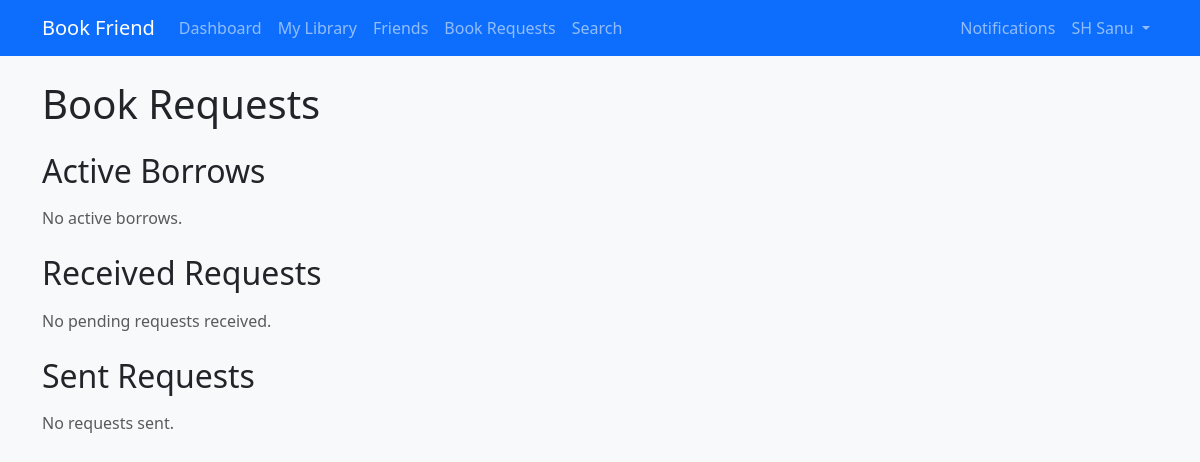
/books/requests/ (signed in), run on an earlier commit of the app's database.
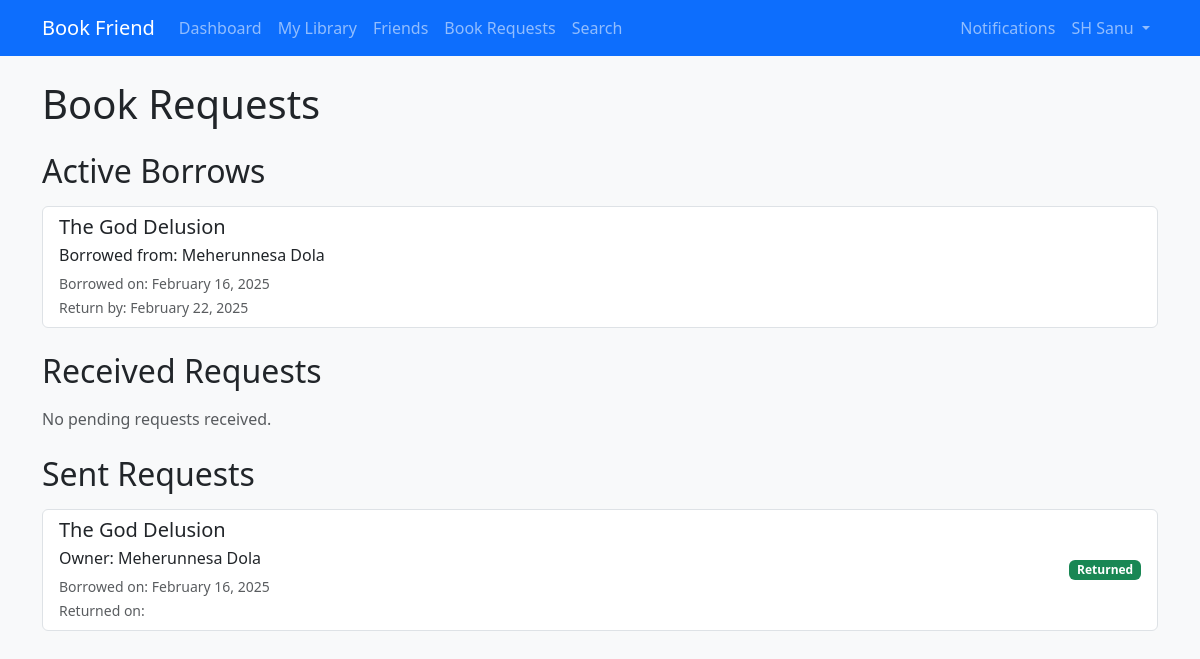
And on a later commit of the database.
### Core/models.py (models this page shows, shortened)
class BookRequest(models.Model):
    STATUS_CHOICES = [
        ('pending', 'Pending'),
        ('accepted', 'Accepted'),
        ('declined', 'Declined'),
        ('returned', 'Returned'),
    ]
    book = models.ForeignKey(Book, on_delete=models.CASCADE)
    borrower = models.ForeignKey(User, related_name='book_requests_sent', on_delete=models.CASCADE)
    return_date = models.DateField()
    status = models.CharField(max_length=20, choices=STATUS_CHOICES, default='pending')
    created_at = models.DateTimeField(auto_now_add=True)
    returned_at = models.DateTimeField(null=True, blank=True)

class Book(models.Model):
    CONDITION_CHOICES = [
        ('new', 'New'),
        ('like_new', 'Like New'),
        ('good', 'Good'),
        ('fair', 'Fair'),
        ('poor', 'Poor'),
    ]
    owner = models.ForeignKey(User, on_delete=models.CASCADE)
    title = models.CharField(max_length=200)
    author = models.CharField(max_length=200)
    genre = models.CharField(max_length=100)
    condition = models.CharField(max_length=20, choices=CONDITION_CHOICES)
    cover_image = models.ImageField(upload_to='book_covers/', blank=True)
    description = models.TextField(blank=True)
    available = models.BooleanField(default=True)
    created_at = models.DateTimeField(auto_now_add=True)

### Core/views.py (the view)
# urls.py: path("books/requests/", views.book_requests, name="book_requests"),
@login_required
def book_requests(request):
    received_requests = BookRequest.objects.filter(
        book__owner=request.user, status="pending"
    ).select_related("book", "borrower")
    sent_pending_requests = BookRequest.objects.filter(
        borrower=request.user,
        status="pending"
    ).select_related("book", "book__owner")
    sent_returned_requests = BookRequest.objects.filter(
        borrower=request.user,
        status="returned"
    ).select_related("book", "book__owner")
    active_borrows = BookRequest.objects.filter(
        (Q(book__owner=request.user) | Q(borrower=request.user)),
        status="accepted"
    ).select_related("book", "borrower", "book__owner")
    context = {
        "received_requests": received_requests,
        "sent_pending_requests": sent_pending_requests,
        "sent_returned_requests": sent_returned_requests,
        "active_borrows": active_borrows,
    }
    return render(request, "core/books/requests.html", context)

### Core/context_processors.py (called while the page is built)
def notification_count(request):
    if request.user.is_authenticated:
        unread_count = Notification.objects.filter(user=request.user, read=False).count()
        return {'unread_notifications': unread_count}
    return {'unread_notifications': 0}

### templates/core/books/requests.html (shortened to what this page needs)
{% extends 'core/base.html' %}
{% load static %}
{% block content %}
<div class="container">
    <h1 class="mb-4">Book Requests</h1>
    <h2 class="mb-3">Active Borrows</h2>
    {% if active_borrows %}
        <div class="list-group mb-4">
            {% for borrow in active_borrows %}
                <div class="list-group-item">
                    <div class="d-flex justify-content-between align-items-center">
                        <div>
                            <h5 class="mb-1">{{ borrow.book.title }}</h5>
                            {% if borrow.borrower == request.user %}
                                <p class="mb-1">Borrowed from: {{ borrow.book.owner.get_full_name }}</p>
                            {% else %}
                                <p class="mb-1">Borrowed by: {{ borrow.borrower.get_full_name }}</p>
                            {% endif %}
                            <small class="text-muted">Borrowed on: {{ borrow.created_at|date:"F d, Y" }}</small><br>
                            <small class="text-muted">Return by: {{ borrow.return_date|date:"F d, Y" }}</small>
                        </div>
                    </div>
                </div>
            {% endfor %}
        </div>
    {% else %}
        <p class="text-muted mb-4">No active borrows.</p>
    {% endif %}
    <h2 class="mb-3">Received Requests</h2>
    {% if received_requests %}
        <div class="list-group mb-4">
            {% for request in received_requests %}
                <div class="list-group-item">
                    <div class="d-flex justify-content-between align-items-center">
                        <div>
                            <h5 class="mb-1">{{ request.book.title }}</h5>
                            <p class="mb-1">Requested by: {{ request.borrower.get_full_name }}</p>
                            <small class="text-muted">Requested on: {{ request.created_at|date:"F d, Y" }}</small><br>
                            <small class="text-muted">Return by: {{ request.return_date|date:"F d, Y" }}</small>
                        </div>
                        <div class="btn-group">
                            <form method="post" action="{% url 'core:book_request_accept' request.id %}" class="d-inline">
                                {% csrf_token %}
                                <button type="submit" class="btn btn-success btn-sm">Accept</button>
                            </form>
                            <form method="post" action="{% url 'core:book_request_decline' request.id %}" class="d-inline">
                                {% csrf_token %}
                                <button type="submit" class="btn btn-danger btn-sm">Decline</button>
                            </form>
                        </div>
                    </div>
                </div>
            {% endfor %}
        </div>
    {% else %}
        <p class="text-muted mb-4">No pending requests received.</p>
    {% endif %}
    <h2 class="mb-3">Sent Requests</h2>
    {% if sent_pending_requests or sent_returned_requests %}
        <div class="list-group">
            {% for request in sent_returned_requests %}
                <div class="list-group-item">
                    <div class="d-flex justify-content-between align-items-center">
                        <div>
                            <h5 class="mb-1">{{ request.book.title }}</h5>
                            <p class="mb-1">Owner: {{ request.book.owner.get_full_name }}</p>
                            <small class="text-muted">Borrowed on: {{ request.created_at|date:"F d, Y" }}</small><br>
                            <small class="text-muted">Returned on: {{ request.returned_at|date:"F d, Y" }}</small>
                        </div>
                        <span class="badge bg-success">Returned</span>
                    </div>
                </div>
            {% endfor %}
        </div>
    {% else %}
        <p class="text-muted">No requests sent.</p>
    {% endif %}
</div>
{% endblock %}

What changed in the data, as far as the page shows it:
added BookRequest: book "The God Delusion", book.owner.get_full_name "Meherunnesa Dola", created_at "February 16, 2025", return_date "February 22, 2025", shown under "Active Borrows"
added BookRequest: book "The God Delusion", book.owner.get_full_name "Meherunnesa Dola", created_at "February 16, 2025", shown under "Sent Requests"
Also different on the page:
text no longer shown: "No active borrows. No requests sent."
